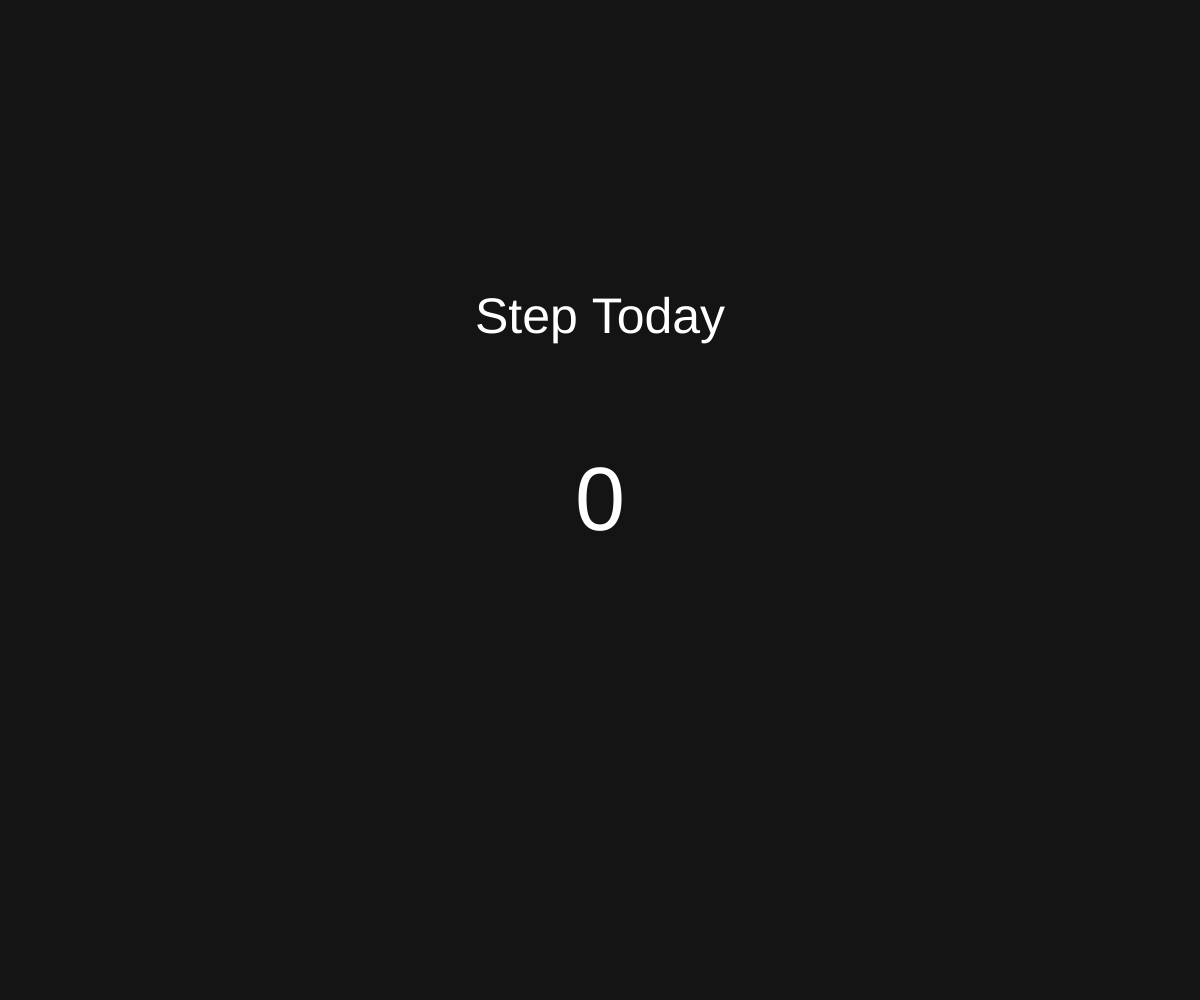
Frame 1 (no input)
Frame 60 (no input): identical to frame 1, image omitted
Frame 120 (the mouse pressed at the canvas centre since frame 60): identical to frame 1, image omitted

The p5.js sketch that drew this single still picture (run headless with seeded random() and noise() and a simulated clock; from frame 60 on, the mouse is pressed at the canvas centre):

// p5.js sketch
// ── sketch.js
var value = 0;

function setup() {
	createCanvas(windowWidth,windowHeight);
  setMoveThreshold(5);
}

function draw() {
	background(20-value);
  fill(255+value);
  textSize(50);
  textAlign(CENTER);
  text("Step Today",width/2,height/3);
  textSize(90);
  textAlign(CENTER);
  text(value,width/2,height/2+30)
}

function deviceMoved() {
  value++;
}
